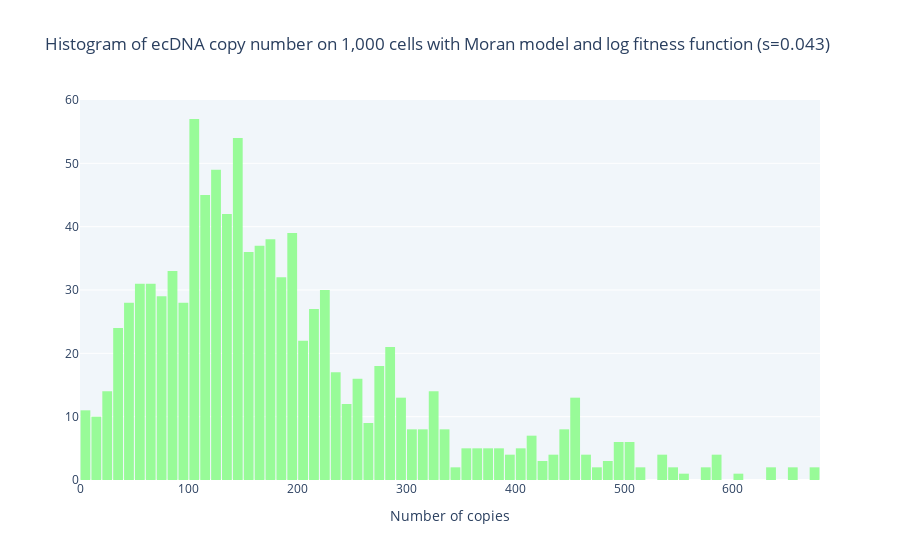

Source (notebook cell):
### Code cell
population.plot_histogram(bin_size=10, plot_color='palegreen')

### Figure 1 — Plotly figure (JSON) as saved in the notebook; plotly's stock layout.template omitted (floating-point values rounded to 4 significant figures; data arrays with more than 128 entries replaced by an {"elided": "..."} marker saying what was removed)
{"data": [{"marker": {"color": "palegreen"}, "type": "histogram", "x": {"elided": "1000 int values"}, "xbins": {"size": 10, "start": 0}}], "layout": {"bargap": 0.1, "plot_bgcolor": "#F1F6FA", "title": {"text": "Histogram of ecDNA copy number on 1,000 cells with Moran model and log fitness function (s=0.043)"}, "xaxis": {"title": {"text": "Number of copies"}}}}
